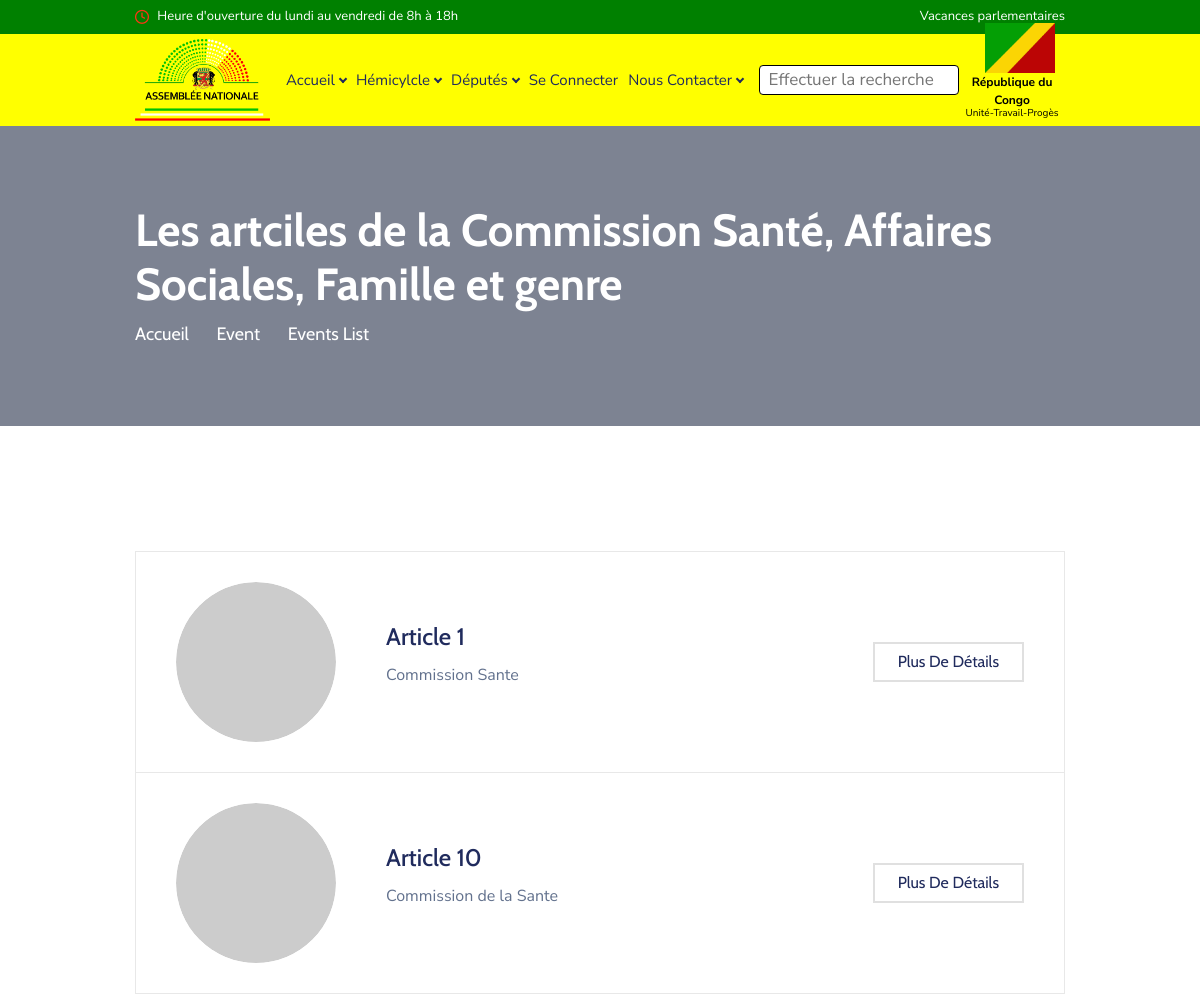
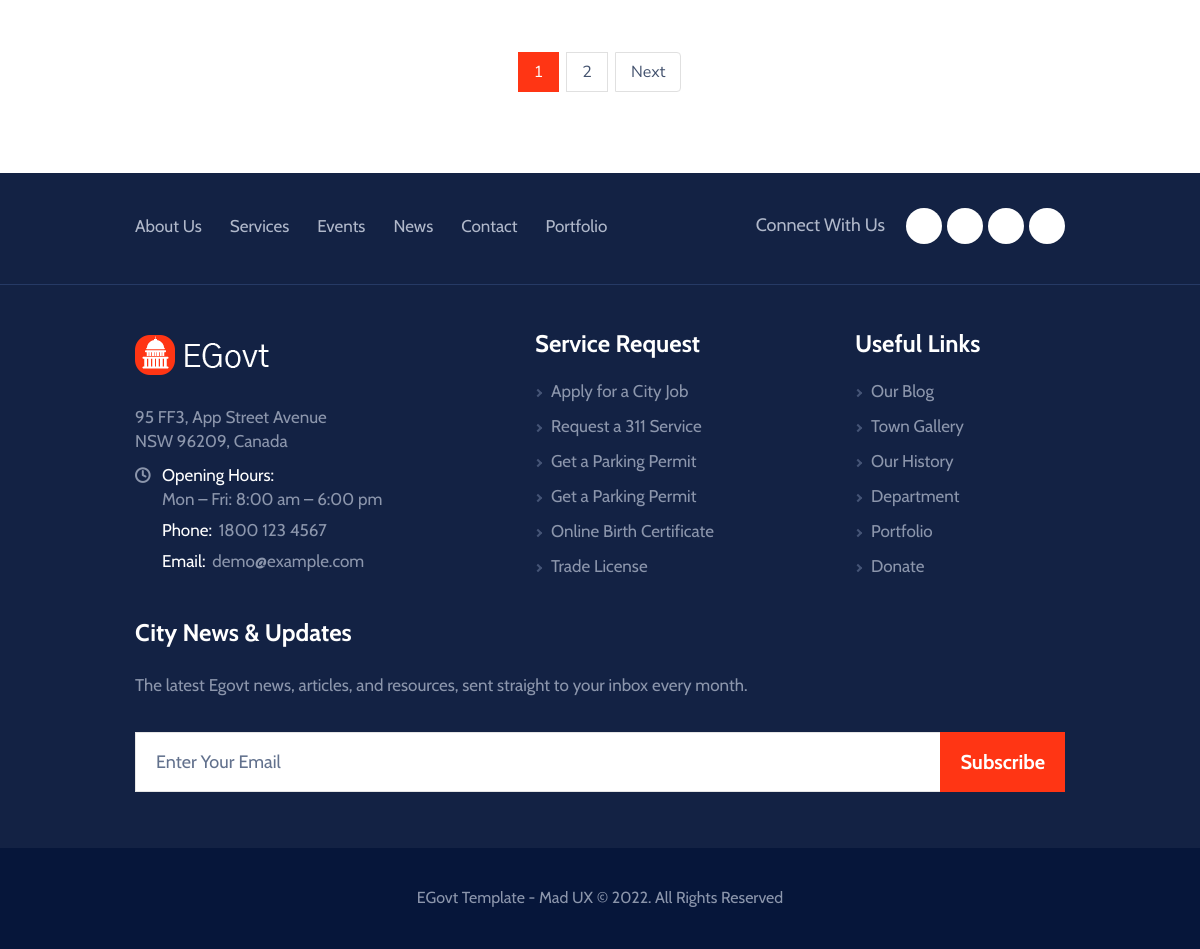
/articles/6, run on the app's committed database (2 pictures, top to bottom).
### web/models.py (models this page shows, shortened)
class Categorie(models.Model):
    nom = models.CharField(max_length=255, blank=False, verbose_name="Nom de la categorie",null=False)
    icone = models.FileField(upload_to="commissions/icones/", blank=True, null=True, verbose_name="Icone de la categorie")

class Article(models.Model):
    titre = models.CharField(max_length=50, verbose_name="Titre de l'article", blank=False, null=False)
    description = models.TextField(verbose_name="Description de l'article", blank=False, null=False)
    categorie = models.ForeignKey(Categorie, on_delete=models.DO_NOTHING, null=True)
    created_at = models.DateTimeField(auto_now=True)
    updated_at = models.DateTimeField(auto_now=True)

### web/views.py (the view)
# urls.py: path('articles/<str:pk>', views.articles, name='articles'),
def articles(request, pk):
    context = {}
    try:
        categorie = Categorie.objects.get(pk=pk)
        articles = categorie.article_set.all()
        context = {
            'articles': articles,
            'categorie': categorie
        }
    except:
        messages.error(request, "La categorie n'existe pas")
    return render(request, 'web/articles.html', context)

### web/templates/web/articles.html (shortened to what this page needs)
{% extends 'web/base.html' %}
{% block content %}
<main>
    <header class="pageMainHead d-flex position-relative bgCover w-100 text-white" style="background-image: url(http://placehold.it/1920x300);">
        <div class="alignHolder d-flex w-100 align-items-center">
            <div class="align w-100 position-relative">
                <div class="container">
                    <h1 class="text-white mb-2">Les artciles de la {{categorie.nom}}</h1>
                    <nav aria-label="breadcrumb">
                        <ol class="breadcrumb breadcrWhite rounded-0 border-0 p-0 fontAlter mb-0">
                            <li class="breadcrumb-item"><a href="home.html">Accueil</a></li>
                            <li class="breadcrumb-item"><a href="eventsList.html">Event</a></li>
                            <li class="breadcrumb-item active" aria-current="page">Events List</li>
                        </ol>
                    </nav>
                </div>
            </div>
        </div>
    </header>
    <section class="ItemfullBlock pt-7 pb-7 pt-md-10 pb-md-9 pt-lg-14 pb-lg-13 pt-xl-22 pb-xl-19">
        <div class="container">
            <div class="pt-7 pb-6 pt-lg-11 pb-lg-9 pt-xl-14 pb-xl-12">
                {% for article in articles %}
                <article class="ueEveColumn__list position-relative px-4 py-3 px-lg-8 py-lg-6">
                    <div class="d-lg-flex align-items-md-center">
                        <div class="d-md-flex align-items-md-center flex-grow-1">
                            <div class="imgHolder rounded-circle overflow-hidden flex-shrink-0 mr-4 mr-lg-10 mb-1 mb-md-0">
                                <img src="http://placehold.it/160x160" class="img-fluid rounded-circle" alt="image description">
                            </div>
                            <div class="descrWrap flex-grow-1">
                                <h3 class="fwMedium">
                                    <a href="{% url 'web:article-details' article.pk %}">{{article.titre}}</a>
                                </h3>
                                <div class="list-unstyled ueScheduleList mb-0">
                                    <p>{{article.description}}</p>
                                </div>
                            </div>
                            <a href="{% url 'web:article-details' article.pk %}" class="btn btnCustomLightOutline bdrWidthAlter btn-sm text-capitalize position-relative border-0 p-0 flex-shrink-0 ml-md-4" data-hover="Plus de Détails">
                                <span class="d-block btnText">Plus de Détails</span>
                            </a>
                        </div>
                    </div>
                </article>
                {% endfor %}
            </div>
            <nav aria-label="Page navigation">
                <ul class="pagination justify-content-center pt-2">
                    <li class="page-item active" aria-current="page">
                        <a class="page-link" href="javascript:void(0);">1 <span class="sr-only">(current)</span></a>
                    </li>
                    <li class="page-item">
                        <a class="page-link" href="javascript:void(0);">2</a>
                    </li>
                    <li class="page-item">
                        <a class="page-link" href="javascript:void(0);">Next <i class="fas fa-chevron-right icn"><span class="sr-only">icon</span></i></a>
                    </li>
                </ul>
            </nav>
        </div>
    </section>
</main>
{% endblock content %}

### static/web/css/colors.css (style rules this page uses)
.btnTheme.btnNoOver, .btnTheme .btnText, .dotsList.dotsListii li.slick-active button, .dotsList.dotsListii button:hover, .btn-outline-light:hover, .progressTheme, .ssArrowVii:hover, .hdLangDropdown .dropdown-item:hover, .hdLangDropdown .dropdown-item.active, .dropdown-submenu:hover > .dropdown-item, .dropdown-submenu.show > .dropdown-item, .hdDropdownList > li.active > a, .hdDropdownList a:hover, .fflColumn:hover .icnWrap, .featuresAsideBlock::before, .btnPlayLink .icnPlay, .ueTimeTag .textDay, .ccwIcn, .npbTimeTag, .erLinksList.bgTheme, .mcssList .mcssLink:hover, .egdColumn:hover .btn, .egdColumn .icnWrap, .infigQuote, .gbfColumn:hover .icnWrap, .pagination .page-item.active .page-link, .pagination .page-link:hover, .ueEveColumn__list .btnCustomLightOutline::before, .ifbFiltersList li.active a, .ifbFiltersList a:hover, .dtlhDress, .scgTabList .nav-link::after, .scgTabList.nav-tabs .nav-link::after, .postNavigatorNav .btnPrev:hover, .postNavigatorNav .btnNext:hover, .btnYouPlay, .btnLinkShare:hover, .donationForm .customRadioBtnLabel .cuFakeLabel::after, .ourPromiseBlock .btnPlayHolder:hover .btnPlay::before, .ourPromiseBlock .videoWrap .btnPlay, .opbTabset .nav-link.active, .opbTabset .nav-link:hover, .progressBar .percentageProgBar .over, .progressBar .pbCountNumber, .widgetWrap.bgTheme, #myTab .tablink::before, .causeSingle .ourCauseColumn[data-featured-tag]::before, .echColumnii .spanLinkGo, .getDirColumn .ardBadge, .ui-widget.ui-slider.ui-slider-horizontal .ui-widget-header, .vssDropdownList li, .newsSingleWrap .dropCap { background-color: #ff3514; }
.btnTheme.btnNoOver, .btnTheme.btnNoOver:hover, .btnTheme::before, .btn-outline-light:hover, .navbar-light .pgNavOpener, .meetQuote, .egdColumn:hover .btn, .timelineList > li::after, .edupiInfosList .edupiilWrap::before, .dcsTabset .nav-link::before, .dcsTabset.nav-tabs .nav-link::before, .pagination .page-item.active .page-link, .pagination .page-link:hover, .ueEveColumn__list .btnCustomLightOutline::before, .postNavigatorNav .btnPrev:hover, .postNavigatorNav .btnNext:hover, .btnLinkShare:hover, .arddColumnSlider .slick-arrow:hover, .nwssHolder .vssOpener.hover { border-color: #ff3514; }

### static/web/css/responsive.css (style rules this page uses)
@media (min-width: 768px) { h1, .h1 { font-size: 2.5rem; } }
@media (min-width: 768px) { .pageMainHead { min-height: 230px; } }
@media (min-width: 768px) { .breadcrumb { font-size: 1.125rem; } }
@media (min-width: 768px) { .breadcrumb-item + .breadcrumb-item:before { margin-top: .4rem; } }
@media (min-width: 768px) { .pagination .page-link { padding: .6875rem .9375rem; } }
@media (min-width: 768px) { .ueEveColumn__list { max-width: none; } }
@media (min-width: 992px) { h1, .h1 { font-size: 2.8125rem; } }
@media (min-width: 992px) { .pageMainHead { min-height: 300px; } }
@media (min-width: 992px) { .ueEveColumn__list .imgHolder { width: 160px; height: 160px; } }

### data on the page
Categorie: nom "Commission Santé, Affaires Sociales, Famille et genre"
Article: titre "Article 1", description "Commission Sante"
Article: titre "Article 10", description "Commission de la Sante"
